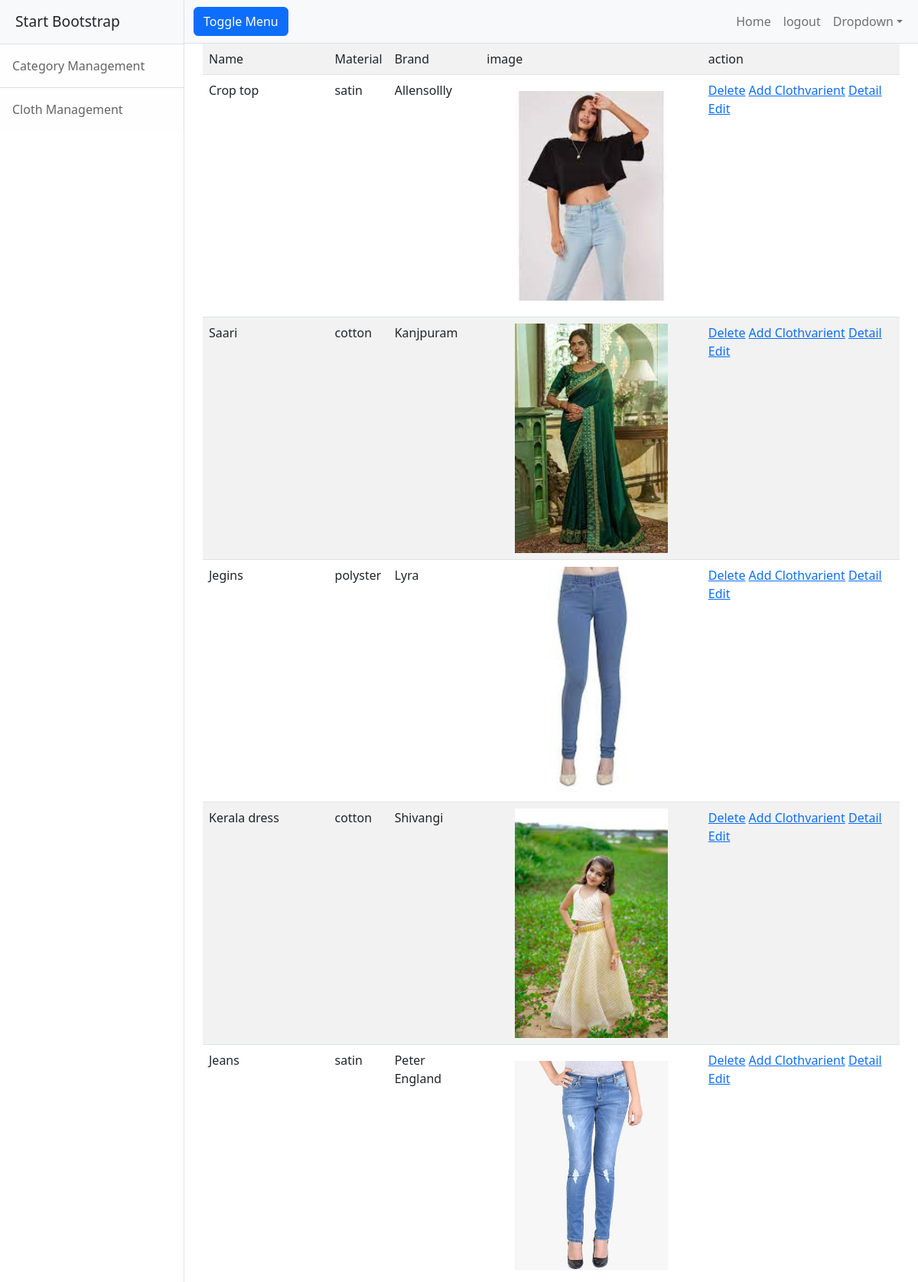
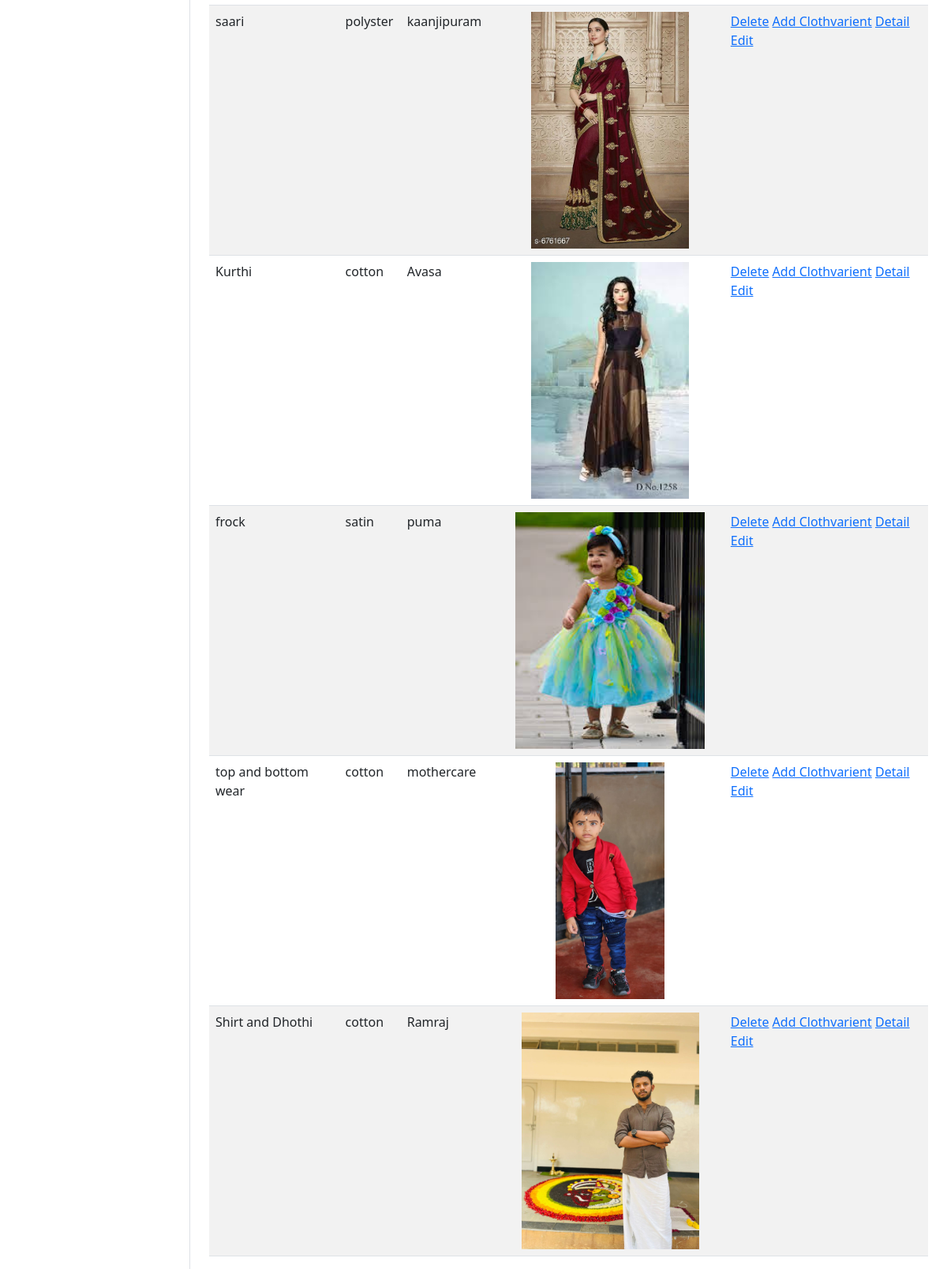
The app's page /cloth/all (signed in) with its own data (2 pictures, top to bottom).
### yousta/models.py (models this page shows, shortened)
class Cloths(models.Model):
    name=models.CharField(max_length=200) #churidar,top,jeans,saari
    options=(
        ("linen","linen"),
        ("cotton","cotton"),
        ("satin","satin"),
        ("nylon","nylon"),
        ("polyster","polyster"),
        ("silk","silk")
    )
    material=models.CharField(max_length=200,choices=options,default="cotton")
    image=models.ImageField(upload_to="images")
    brand=models.CharField(max_length=200)
    Category=models.ForeignKey(Category,null=True,on_delete=models.SET_NULL)

### yousta/views.py (the view)
# urls.py: path("cloth/all",ClothListView.as_view(),name="cloth-list"),
@method_decorator(decs,name="dispatch")
class ClothListView(ListView):
    template_name="yousta/cloth_list.html"
    context_object_name="cloths"
    model=Cloths

### yousta/views.py (called while the page is built)
def signin_required(fn):
    def wrapper(request,*args,**kwargs):
        if not request.user.is_authenticated:
            messages.error(request,"invalid session")
            return redirect("signin")
        else:
            return fn(request,*args,**kwargs)
    return wrapper

def is_admin(fn):
    def wrapper(request,*args,**kwargs):
        if not request.user.is_superuser:
            messages.error(request,"permission denied for current user")
            return redirect("signin")
        else:
            return fn(request,*args,**kwargs)
    return wrapper

### yousta/templates/yousta/cloth_list.html
{%extends 'yousta/base.html'%}
{%block body_block%}
<div class="container">
    <table class="table table-striped">
        <tr>
            <td>Name</td>
            <td>Material</td>
            <td>Brand</td>
            <td>image</td>
            <td>action</td>
        </tr>
        {%for ct in cloths%}
        <tr>
            <td>{{ct.name}}</td>
            <td>{{ct.material}}</td>
            <td>{{ct.brand}}</td>
            <td>
                <img src="{{ct.image.url}}" alt="" width="100%" height="300px" style="object-fit: contain;">
            </td>
            <td>
                <a href="{%url 'cloth-remove' ct.id%}">Delete</a>
                <a href="{%url 'add-varient' ct.id%}">Add Clothvarient</a>
                <a href="{%url 'cloth-detail' ct.id%}">Detail</a>
                <a href="{%url 'cloth-change' ct.id%}">Edit</a>
            </td>
        </tr>
        {%endfor%}
    </table>
</div>
{%endblock%}

### yousta/templates/yousta/base.html (shortened to what this page needs)
<!DOCTYPE html>
{%load static%}
<html lang="en">
    <head>
        <link href="{%static 'css/styles.css'%}" rel="stylesheet" />
    </head>
    <body>
        <div class="d-flex" id="wrapper">
            <div class="border-end bg-white" id="sidebar-wrapper">
                <div class="sidebar-heading border-bottom bg-light">Start Bootstrap</div>
                <div class="list-group list-group-flush">
                    <a class="list-group-item list-group-item-action list-group-item-light p-3" href="{%url 'category-add'%}">Category Management</a>
                    <a class="list-group-item list-group-item-action list-group-item-light p-3" href="{%url 'cloth-add'%}">Cloth Management</a>
                </div>
            </div>
            <div id="page-content-wrapper">
                <nav class="navbar navbar-expand-lg navbar-light bg-light border-bottom">
                    <div class="container-fluid">
                        <button class="btn btn-primary" id="sidebarToggle">Toggle Menu</button>
                        <div class="collapse navbar-collapse" id="navbarSupportedContent">
                            <ul class="navbar-nav ms-auto mt-2 mt-lg-0">
                                <li class="nav-item active"><a class="nav-link" href="#!">Home</a></li>
                                <li class="nav-item"><a class="nav-link" href="{%url 'signout'%}">logout</a></li>
                                <li class="nav-item dropdown">
                                    <a class="nav-link dropdown-toggle" id="navbarDropdown" href="#" role="button" data-bs-toggle="dropdown" aria-haspopup="true" aria-expanded="false">Dropdown</a>
                                </li>
                            </ul>
                        </div>
                    </div>
                </nav>
                <div class="container-fluid">
                    {%block body_block%}
                    {%endblock%}
                </div>
            </div>
        </div>
    </body>
</html>

### records on screen
Cloths: name "Crop top", material "satin", brand "Allensollly", image (picture)
Cloths: name "Saari", material "cotton", brand "Kanjpuram", image (picture)
Cloths: name "Jegins", material "polyster", brand "Lyra", image (picture)
Cloths: name "Kerala dress", material "cotton", brand "Shivangi", image (picture)
Cloths: name "Jeans", material "satin", brand "Peter England", image (picture)
Cloths: name "saari", material "polyster", brand "kaanjipuram", image (picture)
Cloths: name "Kurthi", material "cotton", brand "Avasa", image (picture)
Cloths: name "frock", material "satin", brand "puma", image (picture)
Cloths: name "top and bottom wear", material "cotton", brand "mothercare", image (picture)
Cloths: name "Shirt and Dhothi", material "cotton", brand "Ramraj", image (picture)
